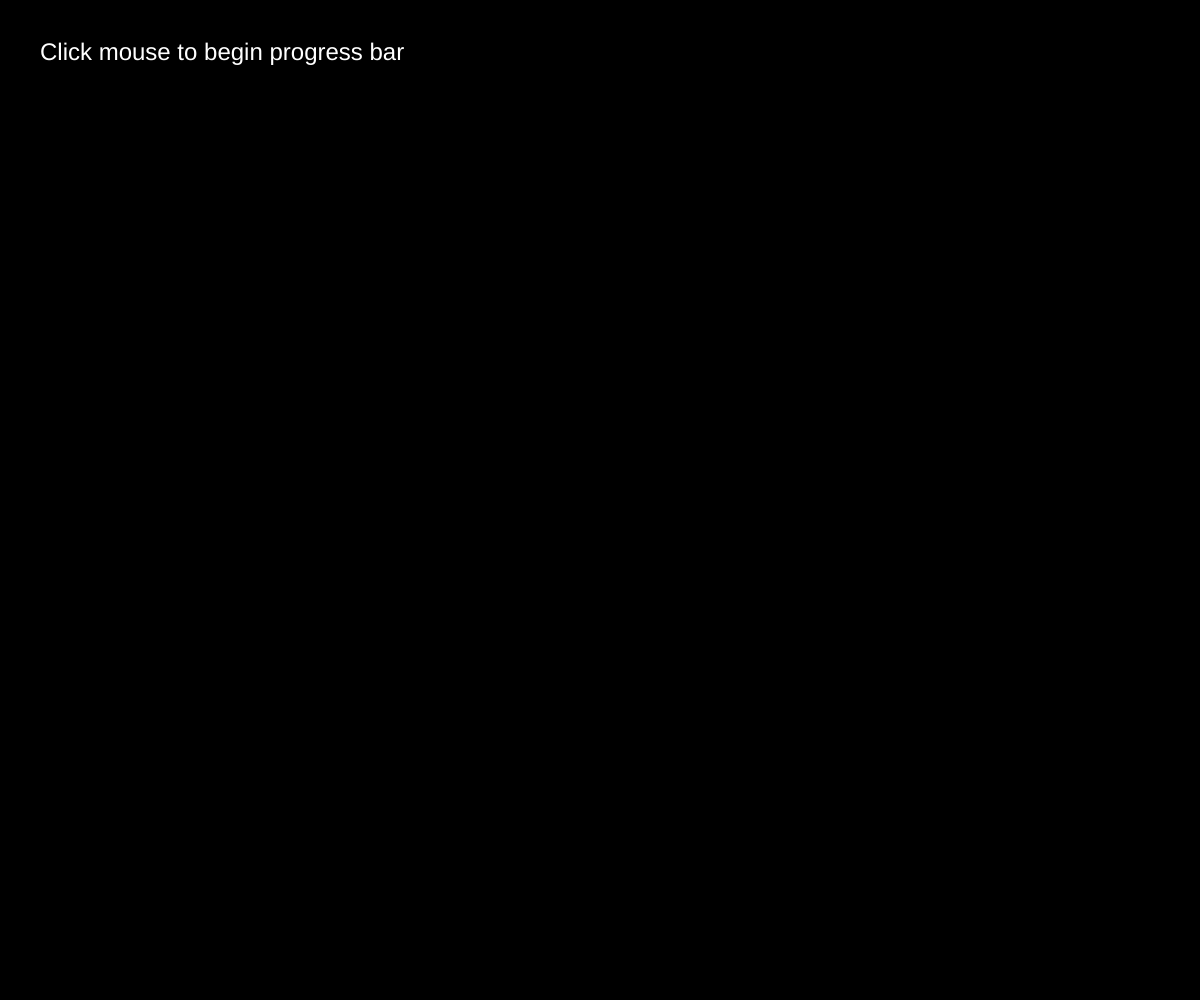
Frame 1 (no input)
Frame 60 (no input): identical to frame 1, image omitted
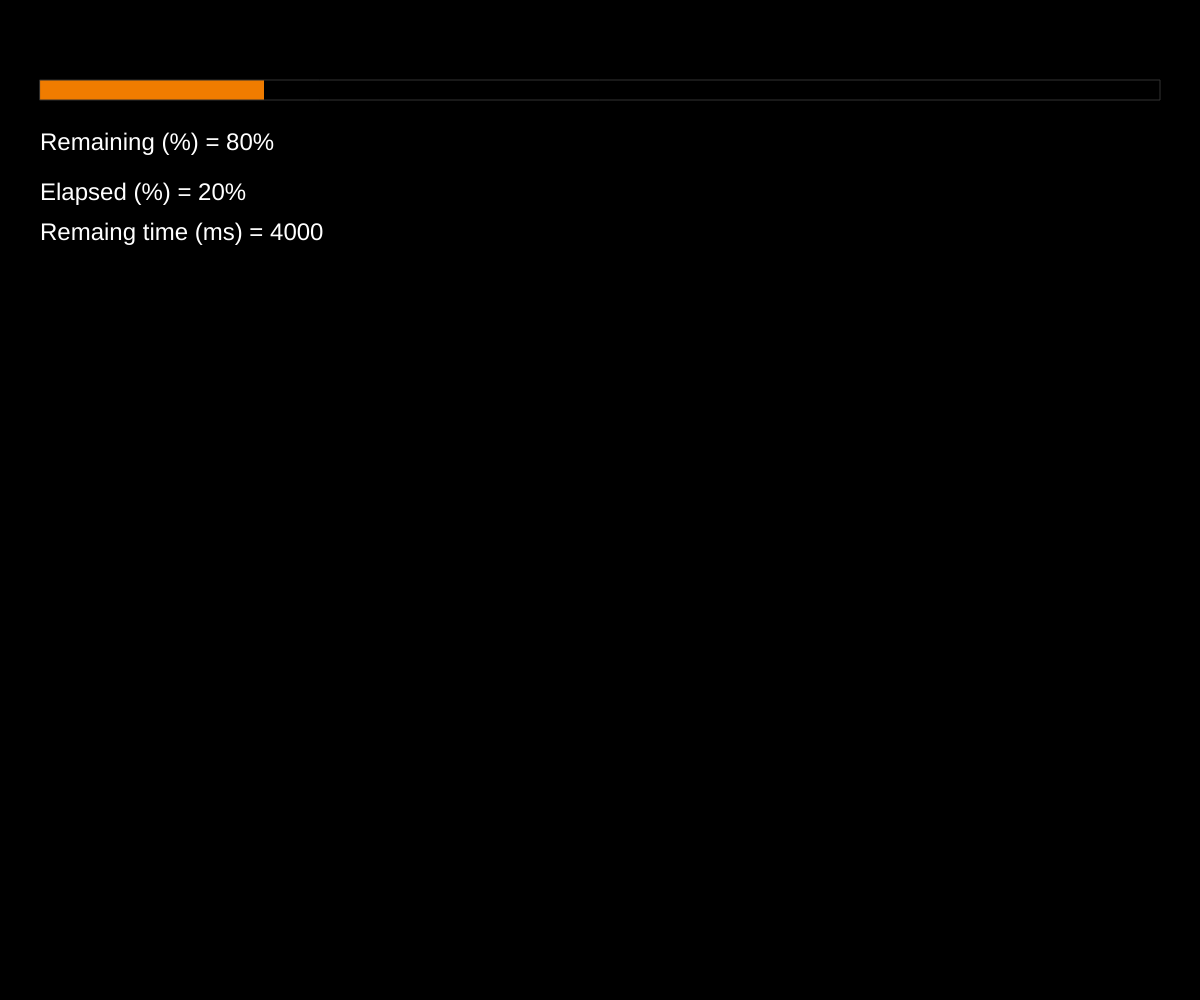
Frame 120 (the mouse pressed at the canvas centre since frame 60)

The p5.js sketch that drew these frames (run headless with seeded random() and noise() and a simulated clock; from frame 60 on, the mouse is pressed at the canvas centre):

// p5.js sketch
// ── sketch.js
/***********************************************************************************
  ProgressBar

  Uses the p5.timer.js class to show an animated progress bar on the screen

------------------------------------------------------------------------------------
	To use:
	Add this line to the index.html

  <script src="p5.timer.js"></script>
***********************************************************************************/

// Global timer variable, uninitialized
var simpleTimer;

// Drawing
var progBarWidth;    // init in setup() to match screen width with marget
var progBarHeight = 20;
var hMargin = 40;
var vMargin = 60;

// User interaction
var waitForMouse = true;

// Setup code goes here
function setup() {
  createCanvas(windowWidth, windowHeight);

  // Allocate a 5-second timer
  simpleTimer = new Timer(5000);

  textAlign(LEFT);
  textSize(24);
  rectMode(CORNER);

  progBarWidth = width - (hMargin*2);    // give some margin to edge
 }


// State 1 = Wait for mouse, just draw text on the screen
// State 2 = Progress bar is animating (wait for mouse is false)
function draw() {
  background(0);

  if( waitForMouse ) {
    fill(255);
    text("Click mouse to begin progress bar", hMargin, 60 );
  }
  else {
  	// wait for mouse === false
    drawProgressBar();
    drawTimerText();

    if( simpleTimer.expired() ) {
      fill(255);
      text("Done", hMargin, 60 );
    }
  }
}

// Looks for elapsed time
function drawTimerText() {
  fill(255);
  text( "Remaining (%) = " + Math.round(simpleTimer.getPercentageRemaining()*100) + "%", hMargin, 150 );
  text( "Elapsed (%) = " + Math.round(simpleTimer.getPercentageElapsed()*100) + "%", hMargin, 200 );
  text( "Remaing time (ms) = " + Math.round(simpleTimer.getRemainingTime()), hMargin, 240 );
}

// draw the bar itself
function drawProgressBar() {
  // Draw a growing rectangle, from left to right
  noStroke();
  fill(240,124,0);
  rect( hMargin, vMargin + progBarHeight, progBarWidth*simpleTimer.getPercentageElapsed(), progBarHeight );
  
  // draw an outline on top of the rect
  noFill();
  stroke(50);
  strokeWeight(1);
  rect( hMargin, vMargin + progBarHeight, progBarWidth, progBarHeight );

  noStroke();
}

function mousePressed() {
  // start the timer if we are waiting for a mouseclick
  if( waitForMouse ) {
    waitForMouse = false;
    simpleTimer.start();
  }

  else if( simpleTimer.expired() ) {
    bWaitForMouse = true;
  }
}
// ── p5.timer.js
/*******************************************************************************************************************
//
//  Class: Timer
//
//  Written by Scott Kildall
//  Modified by Alina Xia
//	for P5.js
//
//------------------------------------------------------------------------------------------------------------------
// - Very simple but incredibly useful timer class
// - Call start() whenever it expires to reset the time
// - Call expired() to check to see if timer is still active
//------------------------------------------------------------------------------------------------------------------
// --> Additions: 
// new Timer(_duration, start) now creates a timer with an option to start immediately or not. default does not start. 
// reset() covers the old start() functionality
// pause() pauses the timer, allowing it to be restarted when needed. 
// addTime(x) adds x millis to the remaining duration. it does not modify the original duration. 
//  --> Can also use to subtract time w/ neg number
// endTimer() forcibly ends the timer (will return true when expired() called); 
//
// --> Modifications:
// start() -- now starts ONLY IF timer not currently running
// --> starts if paused by pause() or timer expired
//------------------------------------------------------------------------------------------------------------------
//   Constructor: requires a timer duration, this can always be changed with setTimer()
*********************************************************************************************************************/

class Timer {
    // Store the duration and start the timer
    constructor( _duration, start = false ) {
        this.startTime = millis();
        this.duration = _duration;
        this.paused = !start; 
        this.remainingDuration = _duration;
    
    }

// MAIN FUNCTIONS
    //starts the timer if it was expired or paused
    start() { 
        if ( this.expired() || this.paused ){
            this.startTime = millis(); //restarts counting millis
            if (this.expired()){ this.remainingDuration = this.duration; } //restarts
            if (this.paused){ this.paused = false; } //unpauses
        }
    }

    // returns true if the timer is expired, e.g. if millis() is greater than startTime + duration
    expired() {
        return (this.startTime + this.remainingDuration) < millis();
    }

    //restarts timer regardless of status
    reset(){
        this.startTime = millis(); 
    }

    //pauses the timer 
    pause(){
        this.remainingDuration = this.getRemainingTime(); 
        this.paused = true; 
    }
    
    //adds x millis to the remaining duration. 
    addTime(x){
        this.remainingDuration + x; 
    }

    // set the duration, doesn't restart the timer
    setTimer(_duration) {
        this.duration = _duration;
        this.remainingDuration = _duration;
    }
    
    //forces an expired() state by setting remaining duration to zero. 
    endTimer(){
        this.remainingDuration = 0; 
    }

// SIMPLE ACCESSORS
    // accessor: returns true/false, indicating paused state
    isPaused() {
        return this.paused;
    }

    // returns remaining time in milliseconds, zero if timer is done
    getRemainingTime() {
        if( this.expired() ){ return 0; }

        if( this.paused ) {
            return (this.remainingDuration);
        }

        return  (this.startTime + this.remainingDuration) - millis();
    }  

    // returns remaining % of timer, 0.0 through 1.0
    getPercentageRemaining() {
        if( this.duration === 0 )  {  return 0.0; }// avoid div by zero error
        if( this.expired() ) { return 0.0; }
        return this.getRemainingTime()/this.duration;
    }

    // returns elapsed % of timer, 0.0 through 1.0
    getPercentageElapsed() {
        return 1.0 - this.getPercentageRemaining(); //refactor to remove duplication
    }	 	
}
